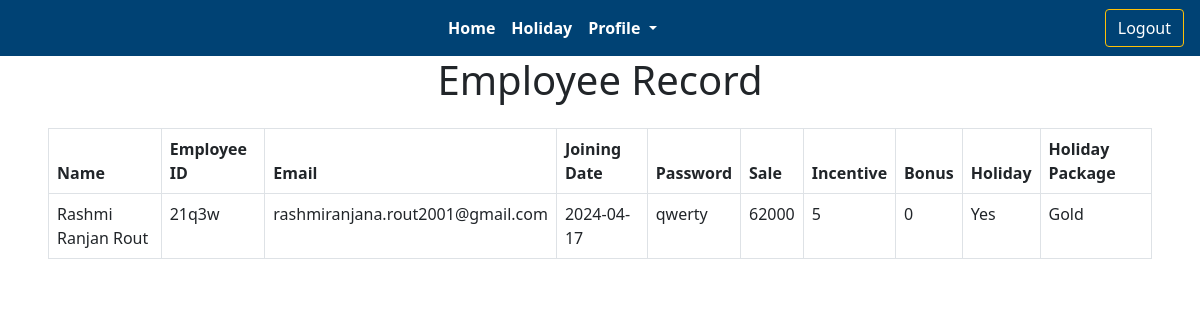
The page /employee_profile.php (signed in) on the database its author committed.
### tables this page shows
CREATE TABLE `sales` (
  `id` int(40) NOT NULL,
  `employeeid` varchar(50) NOT NULL,
  `total_sale` int(40) NOT NULL,
  `incentive` varchar(30) NOT NULL,
  `bonus` varchar(30) NOT NULL,
  `holiday` varchar(40) NOT NULL,
  `holiday_package` varchar(40) NOT NULL
);

CREATE TABLE `employee` (
  `id` int(10) NOT NULL,
  `name` varchar(50) NOT NULL,
  `email` varchar(40) NOT NULL,
  `employeeid` varchar(40) NOT NULL,
  `joining_date` date NOT NULL,
  `password` varchar(40) NOT NULL
);

### employee_profile.php (the view, shortened to what this page needs)
<?php
include('Assets/Backend/dbconfig.php');
$employeeId = $_SESSION['employeeUsername'];
$query = "SELECT employee.*, sales.incentive, sales.bonus, sales.holiday, sales.total_sale, sales.holiday_package
          FROM employee
          LEFT JOIN sales ON employee.employeeid = sales.employeeid
          WHERE employee.employeeid = '$employeeId'";
$result = mysqli_query($conn, $query);
?>
<?php include 'user_navbar.php' ?>
<div class="row mx-5">
    <div class="col-md-12">
        <h1 class="mb-4 text-center">Employee Record</h1>
        <table class="table table-bordered">
            <thead>
                <tr>
                    <th>Name</th>
                    <th>Employee ID</th>
                    <th>Email</th>
                    <th>Joining Date</th>
                    <th>Password</th>
                    <th>Sale</th>
                    <th>Incentive</th>
                    <th>Bonus</th>
                    <th>Holiday</th>
                    <th>Holiday Package</th>
                </tr>
            </thead>
            <tbody>
                <?php
                while ($row = mysqli_fetch_assoc($result)) {
                ?>
                    <tr>
                        <td><?php echo $row['name']; ?></td>
                        <td><?php echo $row['employeeid']; ?></td>
                        <td><?php echo $row['email']; ?></td>
                        <td><?php echo $row['joining_date']; ?></td>
                        <td><?php echo $row['password']; ?></td>
                        <td><?php echo $row['total_sale']; ?></td>
                        <td><?php echo $row['incentive']; ?></td>
                        <td><?php echo $row['bonus']; ?></td>
                        <td><?php echo $row['holiday']; ?></td>
                        <td><?php echo $row['holiday_package']; ?></td>
                    </tr>
                <?php
                }
                ?>
            </tbody>
        </table>
    </div>
</div>

### style.css (style rules this page uses)
.row { --bs-gutter-x: 0; }

### rows shown on the page
sales: employee.name "Rashmi Ranjan Rout", employee.employeeid "21q3w", employee.email "rashmiranjana.rout2001@gmail.com", employee.joining_date "2024-04-17", employee.password "qwerty", total_sale "62000", incentive "5", bonus "0", holiday "Yes", holiday_package "Gold"
